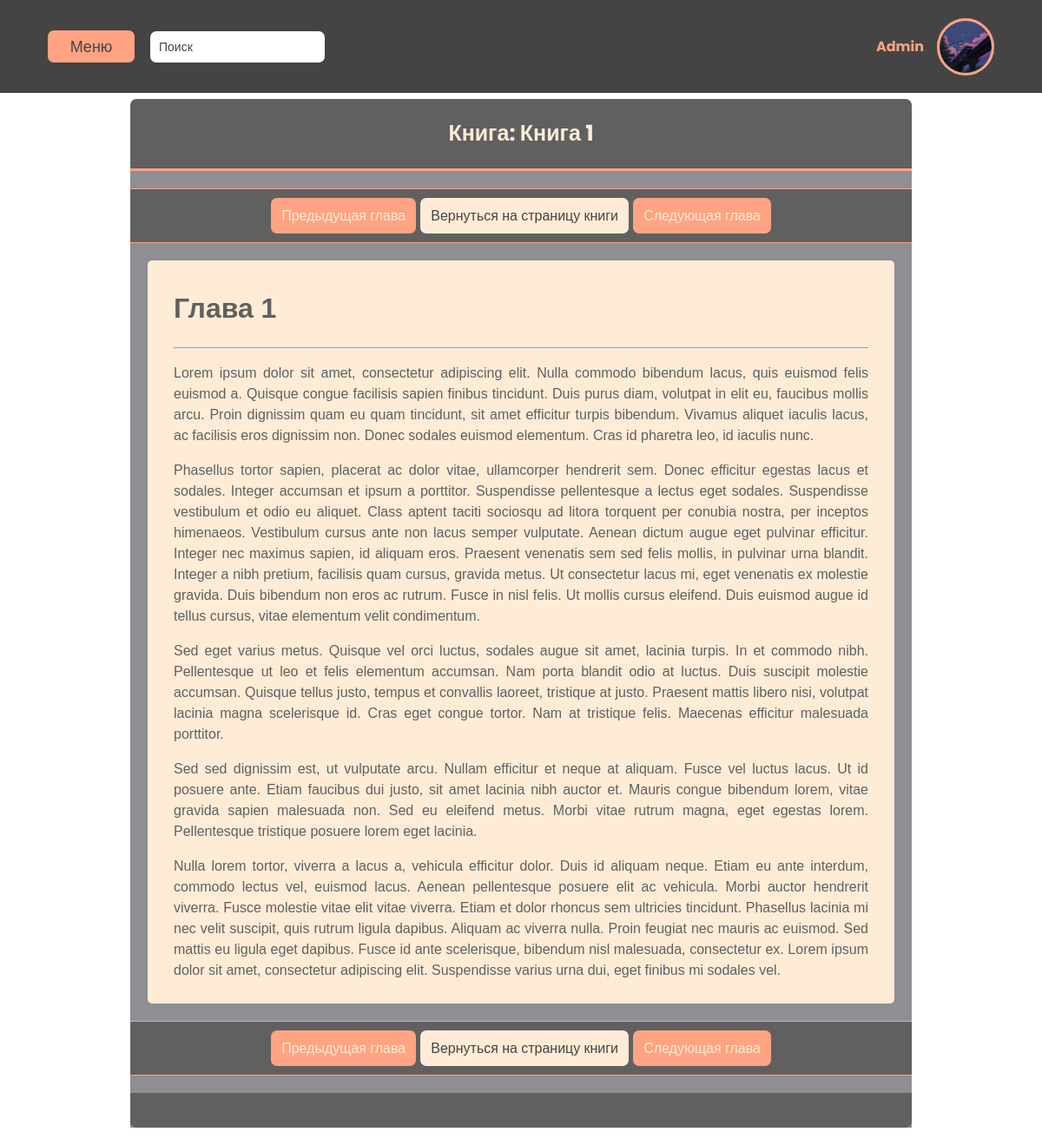
/book/36/chapter/1 (signed in), run on the app's committed database.
### user_app/models.py (models this page shows, shortened)
class Profile(models.Model):
    user = models.OneToOneField(User, on_delete=CASCADE, null=False)
    nickname = models.CharField(max_length=50, default="User")
    about_user = RichTextField(blank=True, null=True)
    profile_picture =  models.ImageField(null = True, blank=True)
    class Meta:
        verbose_name = "Профиль"
        verbose_name_plural = "Профили"

### library_app/models.py (models this page shows, shortened)
class Book(models.Model):
    book_title = models.CharField(max_length=60, unique=True)
    book_genre = models.ForeignKey(Genre, on_delete=CASCADE)
    book_picture = models.ImageField(null = True, blank=True, upload_to='images/')
    book_description = RichTextField(blank=True, null=True)
    book_author = models.ForeignKey(User, on_delete=models.CASCADE)
    book_creation_time = models.DateTimeField(auto_now=True)
    book_rate = models.IntegerField(default=0)
    book_views = models.IntegerField(default=0)
    book_visible = models.BooleanField(default = False)
    class Meta:
        verbose_name = "Книга"
        verbose_name_plural = "Книги"

class Chapter(models.Model):
    chapter_title = models.CharField(max_length=60)
    chapter_content = RichTextField(blank=True, null=True)
    book = models.ForeignKey(Book, on_delete=CASCADE)
    chapter_creation_time = models.DateTimeField(auto_now=True)
    chapter_number = models.IntegerField(null=True)
    chapter_visible = models.BooleanField(default = False)
    class Meta:
        verbose_name = "Глава"
        verbose_name_plural = "Главы"

### library_app/views.py (the view)
# urls.py: path('book/<int:book_id>/chapter/<int:chap_num>', view=views.chapter, name='chapter'),
def chapter(request, book_id, chap_num):
    book = get_object_or_404(Book, id = book_id)
    try:
        chapter = Chapter.objects.filter(book = book_id).order_by('chapter_creation_time')
        if len(chapter)>chap_num:
            chap_next = chap_num + 1
        else:
            chap_next = False
        if chap_num - 1 > 0:
            chap_prev = chap_num - 1
        else:
            chap_prev = False
        chap_num -= 1
        template = 'library_app/chapter.html'
        context={
            'chapter': chapter[chap_num],
            'chap_next': chap_next,
            'chap_prev': chap_prev,
            'book': book,
        }
        return render(request, template, context)
    except IndexError:
        return redirect('index')

### library_app/templates/library_app/chapter.html (shortened to what this page needs)
{% extends 'library_app/template.html' %}
{% load static %}
{% block content %}
<link rel="stylesheet" href={% static 'library_app/css/chapter_style.css' %}>
        <div class="block">
            <div class="block-header">
                <h2>
                    Книга: <a href='{% url 'detail' book.id %}' style="text-decoration: none; color: #ffecd7; cursor: pointer; ">{{book.book_title}}</a>
                </h2>
            </div>
            <div class="block-content">
                <div class='chapter-body'>
                    <div class='chapter-navigation'>
                        {% if chap_prev %}
                            <a href="{% url 'chapter' book.id chap_prev %}" class="book-status">Предыдущая глава</a>
                        {% else %}
                            <a class="silent">Предыдущая глава</a>
                        {%endif%}
                        <a href='{% url 'detail' book.id %}' class="book-status">Вернуться на страницу книги</a>
                        {% if chap_next %}
                            <a href="{% url 'chapter' book.id chap_next %}"  class="book-status">Следующая глава</a>
                        {% else %}
                            <a class="silent">Следующая глава</a>
                        {% endif %}
                    </div>
                    <div class='chapter-text'>
                        {{ chapter.chapter_content|safe}}
                    </div>
                    <div class='chapter-navigation'>
                        {% if chap_prev %}
                            <a href="{% url 'chapter' book.id chap_prev %}" class="book-status">Предыдущая глава</a>
                        {% else %}
                            <a class="silent">Предыдущая глава</a>
                        {%endif%}
                        <a href='{% url 'detail' book.id %}' class="book-status">Вернуться на страницу книги</a>
                        {% if chap_next %}
                            <a href="{% url 'chapter' book.id chap_next %}"  class="book-status">Следующая Глава</a>
                        {% else %}
                            <a class="silent">Следующая глава</a>
                        {% endif %}
                    </div>
                </div>
            <div class='block-footer'>
            </div>
        </div>
{%endblock%}

### library_app/templates/library_app/template.html (shortened to what this page needs)
{% load static %}
<!DOCTYPE html>
<html lang="en">
<head>
    <link rel="stylesheet" href={% static 'library_app/css/style.css' %}>
    <link rel="stylesheet" href={% static 'library_app/css/main_style.css' %}>
    <link rel="stylesheet" href={% static 'library_app/css/books_style.css' %}>
    <link rel="stylesheet" href={% static 'library_app/css/book_info_style.css' %}>
    <link rel="stylesheet" href={% static 'user_app/css/form_style.css' %}>
</head>
<body>
    <div class="header">
        <div class="dropdown" data-dropdown>
            <button class="link" data-dropdown-button> Меню </button>
        </div>
        <div class='searchBar'>
            <form action='{% url 'search_query' %}' method='get'>
            <input type="Text" name="q" class="searchBar-input" placeholder="Поиск">
            </form>
        </div>
        {% if request.user.is_authenticated %}
                <a href='{% url 'profile' request.user.id %}'><b>{{request.user.profile.nickname}}</b></a>
                <img class="pfImage" src='{%if request.user.profile.profile_picture%}
                    {{request.user.profile.profile_picture.url}}
                    {%endif%}'></img>
        {% else %}
            <div class="auth_reg_but">
                <a href='{% url 'login' %}' class="second-button"><b>Войти</b></a>
                <a href='{% url 'registration' %}' class="second-button"><b>Зарегистрироваться</b></a>
            </div>
        {% endif %}
    </div>
    <div class="body">
        {% block content %}
        {% endblock %}
    </div>
</body>
</html>

### library_app/static/library_app/css/style.css (style rules this page uses)
body { margin: 0 auto; background: white; font-family: 'Poppins', sans-serif; }
.header { display: flex; align-items: center; background-color: #444444; font-style: 24px; padding: 20px 40px 20px 40px; color: #ffa382; }
.link { font-family: 'Poppins', sans-serif; background-color: #ffa382; border-radius: 7px; width: 6%; margin: 15px 0px 15px 15px; text-align: center; text-decoration: none; border: none; padding: 5px; color: #444444; font-size: 18px; min-width: 100px; cursor: pointer; }
.dropdown { position: relative; }
.searchBar { margin: 15px 0px 15px 18px; padding: 0; }
.searchBar-input { color: #444444; border: none; border-radius: 7px; padding: 10px; font-size: 14px; margin-right: 0; }
.searchBar-input::placeholder { color: #444444; font-family: 'Poppins', sans-serif; }
.header>a { text-decoration: none; color: #ffa382; margin-left: auto; font-family: 'Poppins', sans-serif; font-weight: bold; background-image: linear-gradient(currentColor, currentColor); background-position: 0% 100%; background-repeat: no-repeat; background-size: 0% 2px; transition: background-size .3s; cursor: pointer; }
.pfImage { background-color: #ffecd7; border-radius: 50px; text-align: center; text-decoration: none; margin-left: 15px; margin-right: 15px; border: none; color: #ffa382; border: #ffa382 solid 3px; height: 60px; width: 60px; }
.body { margin: 0 auto; width: 900px; height: auto; background-color: white; }
.block-header { display: flex; justify-content: center; background-color: #606060; margin-top: 7px; border-radius:7px 7px 0 0; border-bottom: 3px solid #ffa382; }
.block-header > h2 { color: #ffecd7; font-family: 'Poppins', sans-serif; font-size: 25px; }
.block-content { justify-content: center; text-align: center; background-color: #8e8e93; padding-top: 200px; padding-bottom: 20px; }
.block-footer { background-color: #606060; border-radius: 0 0 7px 7px; padding: 20px; margin-bottom: 20px; }

### library_app/static/library_app/css/book_info_style.css (style rules this page uses)
.block-content { padding: 0; }

### library_app/static/library_app/css/chapter_style.css (style rules this page uses)
.chapter-body { padding: 20px 0px; background: #8e8e93; }
.chapter-navigation { background: #606060; text-align: center; padding: 0px; border-top: #ffa382 solid 1px; border-bottom: #ffa382 solid 1px; color: #ffecd7; font-family: 'Poppins', sans-serif; font-size: 19px; }
.chapter-navigation > a { display: inline-flex; margin-top: 10px; margin-bottom: 10px; }
.chapter-navigation > .silent { background-color: #ffa382; margin-top: 10px; margin-bottom: 10px; padding: 8px 12px; border: none; border-radius: 7px; font-family: 'Poppins', sans-serif; font-size: 16px; color: #ffecd7; text-decoration: none; }
.chapter-text { text-align: justify; line-height: 1.5; font-size: 16px; font-family: Verdana, Geneva, Tahoma, sans-serif; color: #606060; background-color: #ffecd7; padding: 10px 30px; margin: 20px; border-radius: 5px; }
.book-status { background-color: #ffecd7; margin-top: 20px; margin-bottom: 20px; padding: 8px 12px; border: none; border-radius: 7px; font-family: 'Poppins', sans-serif; font-size: 16px; color: #444444; cursor: pointer; text-decoration: none; }

### data on the page
Book: book_title "Книга 1"
Chapter: chapter_content "Глава 1 Lorem ipsum dolor sit amet, consectetur adipiscing elit. Nulla commodo bibendum lacus, quis euismod felis euismod a. Quisque congue facilisis sapien finibus tincidunt. Duis purus diam, volutpat in elit eu, faucibus mollis arcu. Proin dignissim quam eu quam tincidunt, sit amet efficitur turpis bibendum. Vivamus aliquet iaculis lacus, ac facilisis eros dignissim non. Donec sodales euismod elementum. Cras id pharetra leo, id iaculis nunc. Phasellus tortor sapien, placerat ac dolor vitae, ullamcorper hendrerit sem. Donec efficitur egestas lacus et sodales. Integer accumsan et ipsum a porttitor. Suspendisse pellentesque a lectus eget sodales. Suspendisse vestibulum et odio eu aliquet.…"

### other printed values
{{ request.user.profile.nickname }} "Admin"
